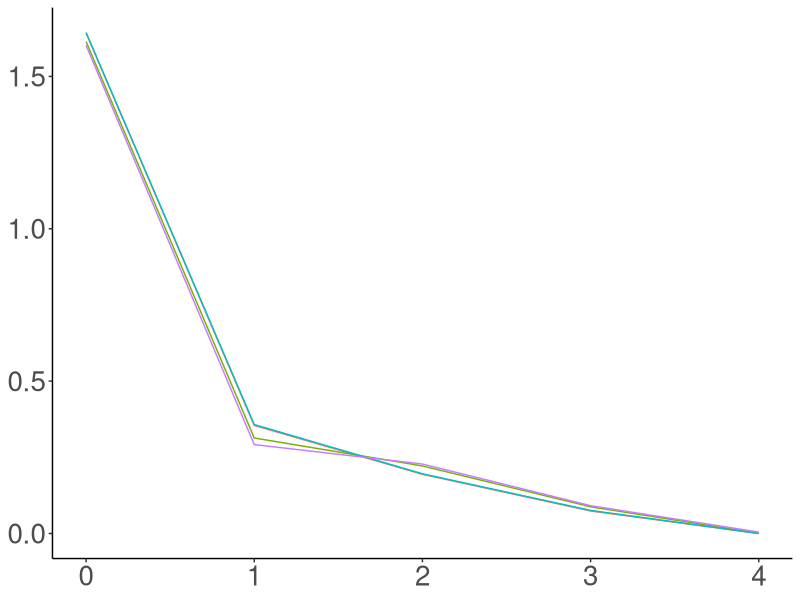
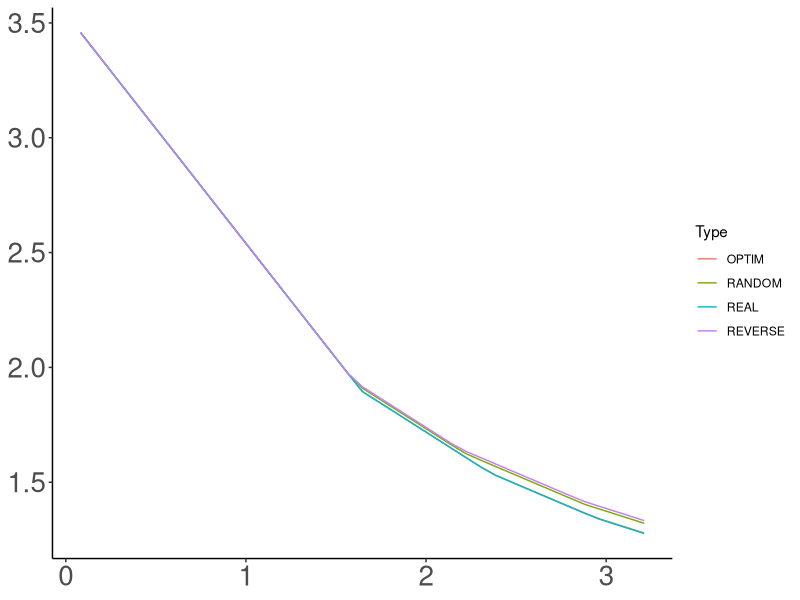
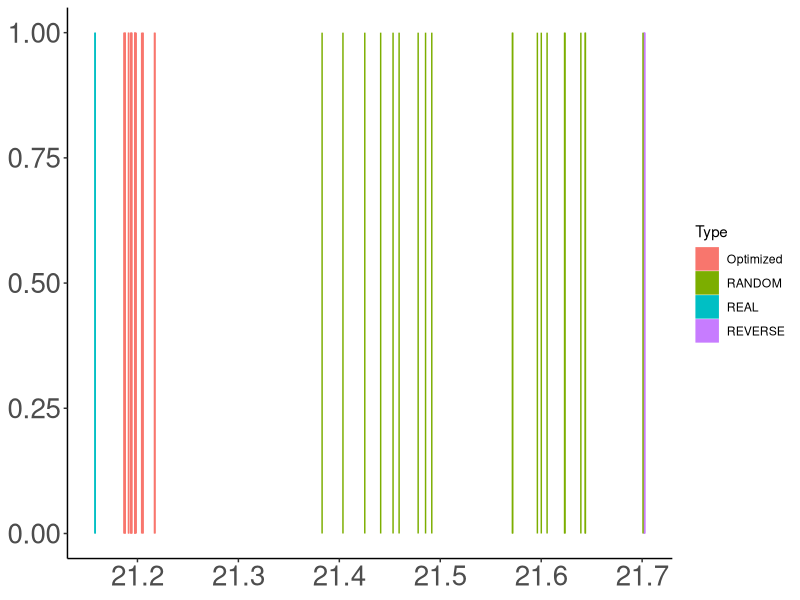
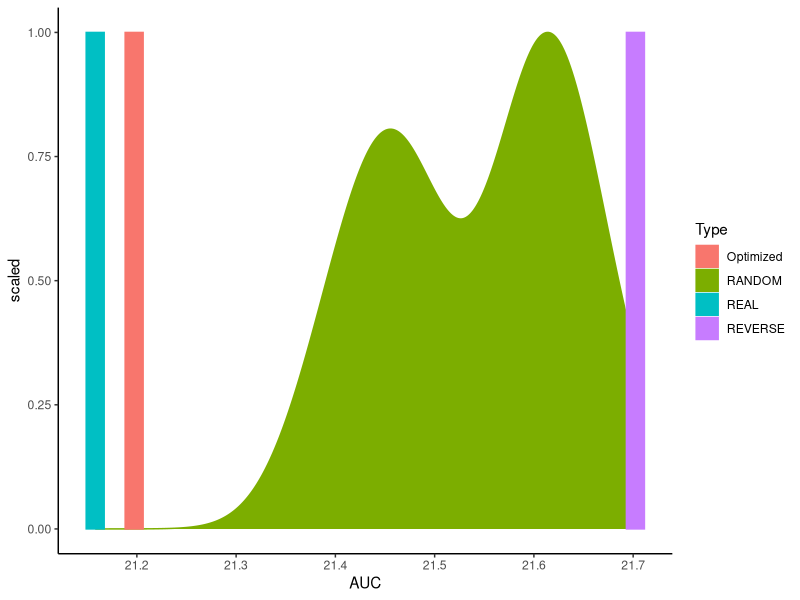

R code for these plots, in order:
library(tidyr)
library(dplyr)
library(ggplot2)

######################################

data = read.csv("results.tsv", sep="\t")


data = data %>% filter(Script == "forWords_Japanese_RandomOrder_FormsPhonemesFull_FullData_Heldout.py")

unigramCE = mean(data$UnigramCE)

data$Type = ifelse(data$Model %in% c("REAL", "RANDOM", "REVERSE"), as.character(data$Model), "Optimized")

data_ = data %>% group_by(Distance, Type) %>% summarise(MI=median(MI))
data_ = data_ %>% filter(Distance < 5)
plot = ggplot(data_, aes(x=Distance, y=MI, color=Type)) + geom_line() #size=2)
plot = plot + theme_bw()
plot = plot + theme(axis.title.x=element_blank(), axis.title.y=element_blank(), axis.text = element_text(size=20))
plot = plot + theme(panel.grid.major = element_blank(), panel.grid.minor = element_blank(), panel.background = element_blank(), legend.position="none")
plot = plot + theme(axis.line = element_line(colour = "black"),
            panel.grid.major = element_blank(),
                panel.grid.minor = element_blank(),
                panel.border = element_blank(),
                    panel.background = element_blank())
ggsave(plot, file=paste("figures/Japanese-suffixes-byPhonemes-it-heldout.pdf", sep=""), height=4, width=4)




data = read.csv("results_interpolated.tsv", sep="\t")


data = data %>% filter(Script == "forWords_Japanese_RandomOrder_FormsPhonemesFull_FullData_Heldout.py")

data = data %>% group_by(Type, Memory) %>% summarise(Surprisal=unigramCE-median(MI))


plot = ggplot(data, aes(x=Memory, y=Surprisal, color=Type)) + geom_line() #size=2)
plot = plot + theme_bw()
plot = plot + theme(axis.title.x=element_blank(), axis.title.y=element_blank(), axis.text = element_text(size=20))
plot = plot + theme(panel.grid.major = element_blank(), panel.grid.minor = element_blank(), panel.background = element_blank()) #, legend.position="none")
plot = plot + theme(axis.line = element_line(colour = "black"),
            panel.grid.major = element_blank(),
                panel.grid.minor = element_blank(),
                panel.border = element_blank(),
                    panel.background = element_blank())
ggsave(plot, file=paste("figures/Japanese-suffixes-byPhonemes-memsurp-heldout.pdf", sep=""), height=4, width=4)




######################################

data = read.csv("results_auc.tsv", sep="\t")

data = data %>% filter(Script == "forWords_Japanese_RandomOrder_FormsPhonemesFull_FullData_Heldout.py")


data$Type = ifelse(data$Model %in% c("REAL", "RANDOM", "REVERSE"), as.character(data$Model), "Optimized")

plot = ggplot(data, aes(x=AUC, y=1, color=Type, fill=Type)) + geom_bar(stat="identity") #size=2)
plot = plot + theme_bw()
plot = plot + theme(axis.title.x=element_blank(), axis.title.y=element_blank(), axis.text = element_text(size=20))
plot = plot + theme(panel.grid.major = element_blank(), panel.grid.minor = element_blank(), panel.background = element_blank()) #, legend.position="none")
plot = plot + theme(axis.line = element_line(colour = "black"),
            panel.grid.major = element_blank(),
                panel.grid.minor = element_blank(),
                panel.border = element_blank(),
                    panel.background = element_blank())
ggsave(plot, file=paste("figures/Japanese-suffixes-byPhonemes-auc-heldout.pdf", sep=""), height=4, width=4)

barWidth = (max(data$AUC) - min(data$AUC))/30

plot = ggplot(data, aes(x=AUC, fill=Type, color=Type))
plot = plot + theme_classic()
#plot = plot + theme(legend.position="none")
plot = plot + geom_density(data= data%>%filter(Type == "RANDOM"), aes(y=..scaled..)) 
plot = plot + geom_bar(data = data %>% filter(!(Type %in% c("RANDOM"))) %>% group_by(Type) %>% summarise(AUC=mean(AUC)) %>% mutate(y=1),  aes(y=y, group=Type), width=barWidth, stat="identity", position = position_dodge())
ggsave(plot, file=paste("figures/Japanese-suffixes-byPhonemes-auc-hist-heldout.pdf", sep=""), height=4, width=4)




